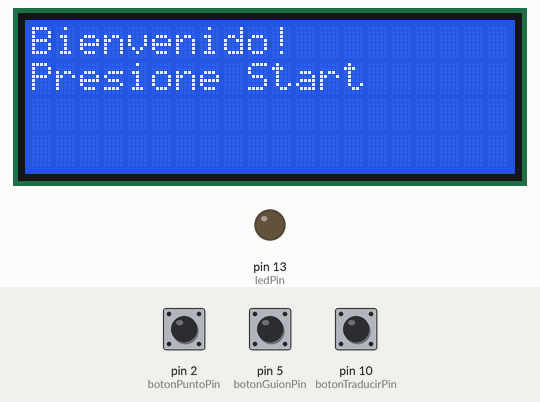
Bench run of a sketch on a simulated Arduino Uno, built with avr-gcc and run on an emulated ATmega328P. Shown: 20×4 character LCD, output pins drawn as LEDs (lit = HIGH). The test bench sets the inputs (shaded band); at power-on: pin 10 (botonTraducirPin) HIGH, pin 5 (botonGuionPin) HIGH, pin 2 (botonPuntoPin) HIGH.

Above: at 1.2 s.
1.3 s: pin 10 (botonTraducirPin) pulled LOW for 0.15 s
At 2.4 s:
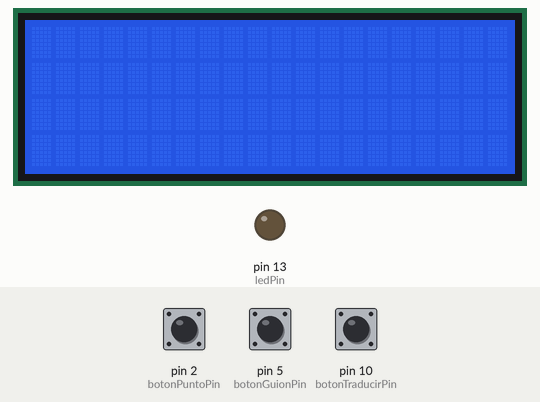
2.9 s: pin 5 (botonGuionPin) pulled LOW for 1 s
At 5.0 s:
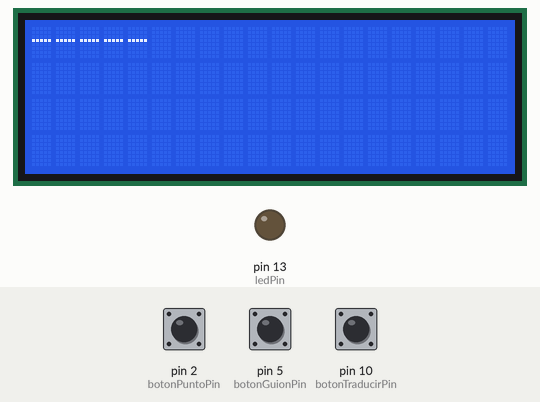
5.4 s: pin 2 (botonPuntoPin) pulled LOW for 1 s
At 7.5 s:
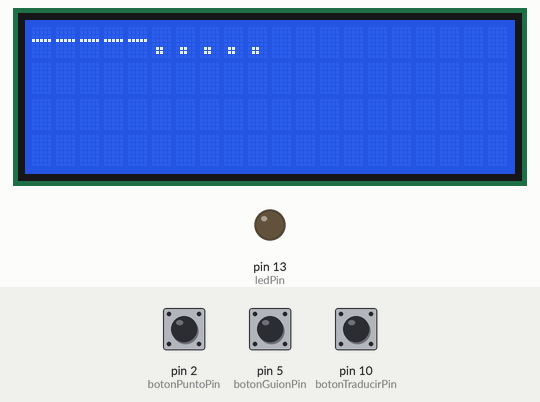
7.9 s: pin 10 (botonTraducirPin) pulled LOW for 1 s
At 9.4 s:
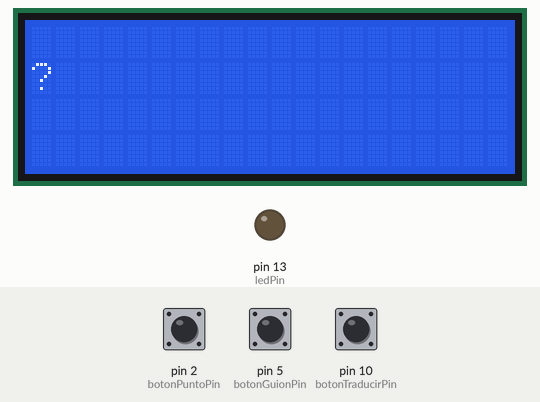
10.4 s: pin 5 (botonGuionPin) pulled LOW for 0.15 s
At 11.1 s:
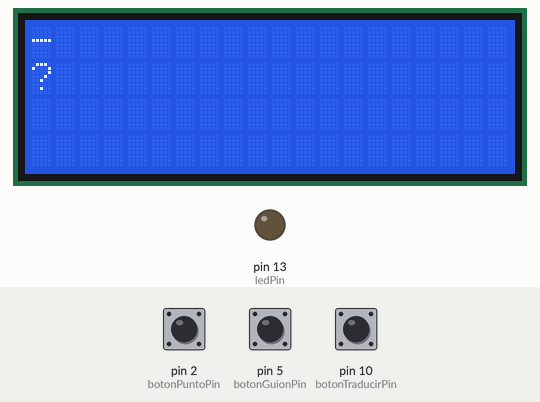
12.0 s: pin 10 (botonTraducirPin) pulled LOW for 0.15 s
At 12.5 s:
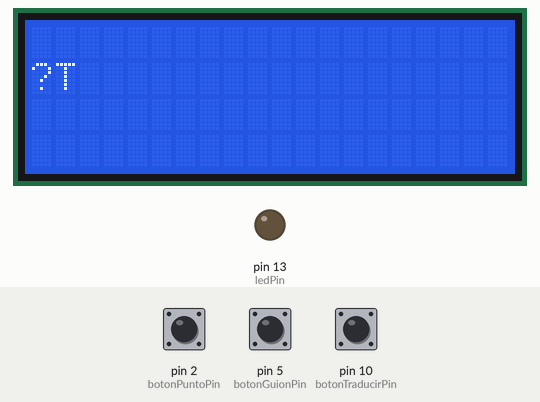
Timing chart, 0 to 14.6 s (numbered marks = the images above; inputs shaded):
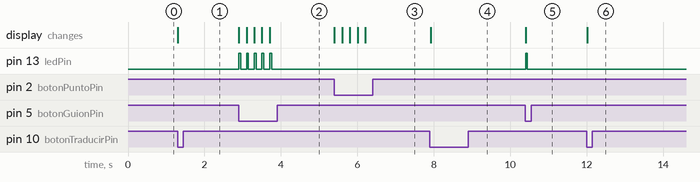

The sketch:

1602.ino
```cpp
#include <Wire.h>
#include <LiquidCrystal_I2C.h>

LiquidCrystal_I2C lcd(0x27, 20, 4);
const int botonPuntoPin = 2;
const int botonGuionPin = 5;
const int botonTraducirPin = 10;
const int ledPin = 13;
String codigoMorse = "";
int columna = 0;
int fila = 1;
bool programaActivo = false;
bool primeraPulsacion = true;
unsigned long lastDebounceTime = 0;
const long debounceDelay = 50;
const long minIntervalo = 200;
unsigned long lastButtonPressTime = 0;

void setup() {
  pinMode(botonPuntoPin, INPUT_PULLUP);
  pinMode(botonGuionPin, INPUT_PULLUP);
  pinMode(botonTraducirPin, INPUT_PULLUP);
  pinMode(ledPin, OUTPUT);
  lcd.init();
  lcd.backlight();
  lcd.print("Bienvenido!");
  lcd.setCursor(0, 1);
  lcd.print("Presione Start");
}

void loop() {
  bool estadoBotonPunto = digitalRead(botonPuntoPin);
  bool estadoBotonGuion = digitalRead(botonGuionPin);
  bool estadoBotonTraducir = digitalRead(botonTraducirPin);

  if ((millis() - lastDebounceTime) > debounceDelay) {
    if (estadoBotonTraducir == LOW) {
      if (!programaActivo) {
        lcd.clear();
        programaActivo = true;
      } else if (!primeraPulsacion && (millis() - lastButtonPressTime) > minIntervalo && codigoMorse != "") {
        lcd.setCursor(columna, fila);
        traducirMorse(codigoMorse);
        columna++;
        if (columna >= 20) {
          columna = 0;
          fila++;
          if (fila > 3) {
            fila = 0;
            lcd.clear();
          }
        }
        codigoMorse = "";
        limpiarFilaSuperior();
        lastButtonPressTime = millis();
      }
      if (primeraPulsacion) primeraPulsacion = false;
      lastDebounceTime = millis();
    }

    if (programaActivo) {
      if (estadoBotonPunto == LOW && (millis() - lastButtonPressTime) > minIntervalo) {
        codigoMorse += ".";
        lcd.print(".");
        digitalWrite(ledPin, HIGH);
        lastButtonPressTime = millis();
        lastDebounceTime = millis();
      } else if (estadoBotonPunto == HIGH && digitalRead(ledPin) == HIGH) {
        digitalWrite(ledPin, LOW);
      }

      if (estadoBotonGuion == LOW && (millis() - lastButtonPressTime) > minIntervalo) {
        codigoMorse += "-";
        lcd.print("-");
        digitalWrite(ledPin, HIGH);
        lastButtonPressTime = millis();
        lastDebounceTime = millis();
      } else if (estadoBotonGuion == HIGH && digitalRead(ledPin) == HIGH) {
        digitalWrite(ledPin, LOW);
      }
    }
  }
}

void limpiarFilaSuperior() {
  lcd.setCursor(0, 0);
  for (int i = 0; i < 20; i++) {
    lcd.print(" ");
  }
  lcd.setCursor(0, 0);
}

void traducirMorse(String morse) {
  if (morse == ".-") lcd.print("A");
  else if (morse == "-...") lcd.print("B");
  else if (morse == "-.-.") lcd.print("C");
  else if (morse == "-..") lcd.print("D");
  else if (morse == ".") lcd.print("E");
  else if (morse == "..-.") lcd.print("F");
  else if (morse == "--.") lcd.print("G");
  else if (morse == "....") lcd.print("H");
  else if (morse == "..") lcd.print("I");
  else if (morse == ".---") lcd.print("J");
  else if (morse == "-.-") lcd.print("K");
  else if (morse == ".-..") lcd.print("L");
  else if (morse == "--") lcd.print("M");
  else if (morse == "-.") lcd.print("N");
  else if (morse == "---") lcd.print("O");
  else if (morse == ".--.") lcd.print("P");
  else if (morse == "--.-") lcd.print("Q");
  else if (morse == ".-.") lcd.print("R");
  else if (morse == "...") lcd.print("S");
  else if (morse == "-") lcd.print("T");
  else if (morse == "..-") lcd.print("U");
  else if (morse == "...-") lcd.print("V");
  else if (morse == ".--") lcd.print("W");
  else if (morse == "-..-") lcd.print("X");
  else if (morse == "-.--") lcd.print("Y");
  else if (morse == "--..") lcd.print("Z");
  else if (morse == "-----") lcd.print("0");
  else if (morse == ".----") lcd.print("1");
  else if (morse == "..---") lcd.print("2");
  else if (morse == "...--") lcd.print("3");
  else if (morse == "....-") lcd.print("4");
  else if (morse == ".....") lcd.print("5");
  else if (morse == "-....") lcd.print("6");
  else if (morse == "--...") lcd.print("7");
  else if (morse == "---..") lcd.print("8");
  else if (morse == "----.") lcd.print("9");
  else if (morse == "..--.-") lcd.print("_");
  else lcd.print("?"); // Carácter desconocido
}
```

Measured:
- after the input at 1.3 s, the display: changes at once (image 1)
- after the input at 2.9 s, pin 13 (ledPin): alternates HIGH for 0.05 s and LOW for 0.15 s, 10 changes in all, then stays LOW, starting at once; the display: first changes at once (image 2 shows a later state)
- after the input at 5.4 s, the display: first changes at once (image 3 shows a later state)
- after the input at 7.9 s, the display: changes at once (image 4)
- after the input at 10.4 s, pin 13 (ledPin): LOW → HIGH at once, → LOW 0.05 s later; the display: changes at once (image 5)
- after the input at 12.0 s, the display: changes at once (image 6)
